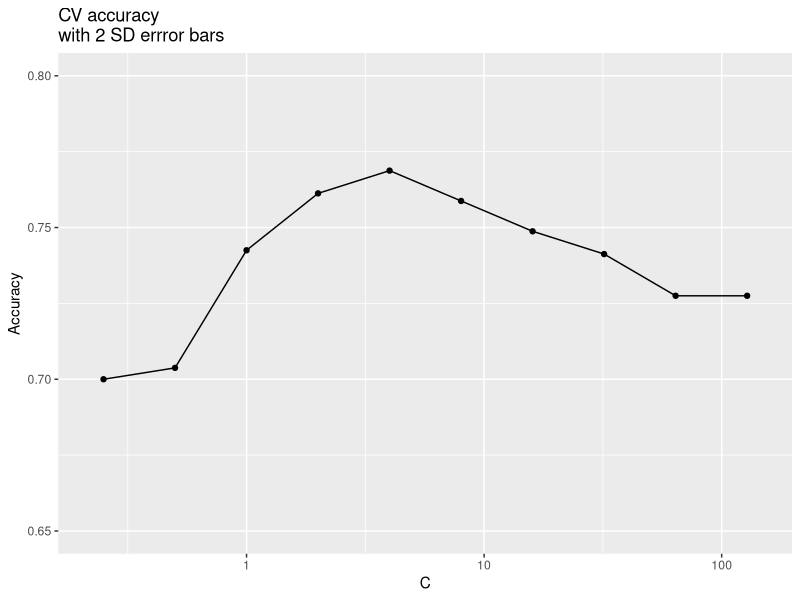

Write the R code that produced this figure.
## ---- chunk 1
knitr::opts_chunk$set(echo = TRUE)
## ---- chunk 2
library(caret)
data(GermanCredit)
GermanCredit <- GermanCredit[, -nearZeroVar(GermanCredit)]
GermanCredit$CheckingAccountStatus.lt.0 <- NULL
GermanCredit$SavingsAccountBonds.lt.100 <- NULL
GermanCredit$EmploymentDuration.lt.1 <- NULL
GermanCredit$EmploymentDuration.Unemployed <- NULL
GermanCredit$Personal.Male.Married.Widowed <- NULL
GermanCredit$Property.Unknown <- NULL
GermanCredit$Housing.ForFree <- NULL


set.seed(100)
inTrain <- createDataPartition(GermanCredit$Class, p = .8)[[1]]
GermanCreditTrain <- GermanCredit[ inTrain, ]
GermanCreditTest  <- GermanCredit[-inTrain, ]

library(kernlab)
set.seed(231)
sigDist <- sigest(Class ~ ., data = GermanCreditTrain, frac = 1)
svmTuneGrid <- data.frame(sigma = as.vector(sigDist)[1], C = 2^(-2:7))

set.seed(1056)
svmFit10CV <- train(Class ~ .,
                    data = GermanCreditTrain,
                    method = "svmRadial",
                    preProc = c("center", "scale"),
                    tuneGrid = svmTuneGrid,
                    trControl = trainControl(method = "cv", number = 10))
## ---- chunk 3
library(dplyr)

svmFit10CV$results %>%
  mutate(accuracySD_low = Accuracy - 2*(AccuracySD/sqrt(svmFit10CV$control$number * svmFit10CV$control$repeats)),
         accuracySD_high = Accuracy + 2*(AccuracySD/sqrt(svmFit10CV$control$number * svmFit10CV$control$repeats))) %>%
  ggplot(aes(x = C)) +
  geom_line(aes(y = Accuracy)) +
  geom_point(aes(y = Accuracy)) +
  scale_x_log10() + 
  ylim(0.65, 0.8) + 
  geom_errorbar(aes(ymin=accuracySD_low, ymax=accuracySD_high), 
                colour="gray50",
                width=.1) +
  labs(title="CV accuracy\nwith 2 SD errror bars")
